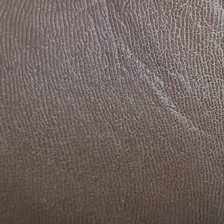
#> input picture data/dataset/test/normal/normal_11.jpg, 224 x 224 px
$ python -i inference.py   (imports and definitions only)
#> lines starting #> are read from the running program, lines starting #| are printed output that depends on the picture
import os
import gc
import traceback
import numpy as np
import cv2
from PIL import Image


class DiabCareModel:
    def __init__(self):
        self.session = None
        self.demo_mode = True
        self.model_path = os.path.join(os.path.dirname(__file__), 'best.onnx')
        self.classes = ['Normal', 'Ulcer']
        self._check_model()

    def _check_model(self):
        if not os.path.exists(self.model_path):
            self.demo_mode = True
            print("No best.onnx - running DEMO mode.")
            return
        self.demo_mode = False
        print(f"Found trained model: {self.model_path}")

    def _load_session(self):
        if self.session is not None:
            return self.session
        try:
            import onnxruntime as ort
            opts = ort.SessionOptions()
            opts.inter_op_num_threads = 1
            opts.intra_op_num_threads = 2
            opts.graph_optimization_level = ort.GraphOptimizationLevel.ORT_ENABLE_ALL
            self.session = ort.InferenceSession(self.model_path, opts)
            return self.session
        except Exception as e:
            print(f"ONNX load error: {e}")
            self.demo_mode = True
            return None

    def _unload(self):
        if self.session is not None:
            del self.session
            self.session = None
            gc.collect()

    def _demo_result(self):
        return 'Normal', 0.5, None

    def preprocess(self, image_path):
        img = cv2.imread(image_path)
#> img is the input picture: shape (224, 224, 3); mean B, G, R 96, 99.7, 111.5
        if img is None:
            raise ValueError(f"Could not read image: {image_path}")
        h, w = img.shape[:2]
#> h = 224; w = 224
        max_side = 1024
        if max(h, w) > max_side:
            scale = max_side / float(max(h, w))
            img = cv2.resize(img, (int(w * scale), int(h * scale)),
                             interpolation=cv2.INTER_AREA)
            cv2.imwrite(image_path, img)
        img = cv2.cvtColor(img, cv2.COLOR_BGR2RGB)
        img_pil = Image.fromarray(img)
        return img_pil, img

    def generate_heatmap(self, img_array, prediction_confidence):
#> called with prediction_confidence = 0.5
        gray = cv2.cvtColor(img_array, cv2.COLOR_RGB2GRAY)
        blurred = cv2.GaussianBlur(gray, (21, 21), 0)
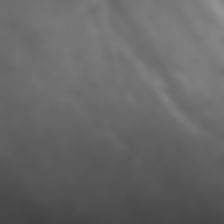
#> blurred: shape (224, 224); min 67, max 147, mean 102.9
        heatmap = cv2.applyColorMap(blurred, cv2.COLORMAP_JET)
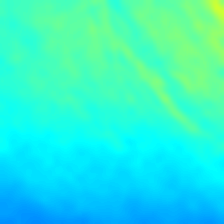
#> heatmap: shape (224, 224, 3); mean B, G, R 210.4, 238.9, 45.2
        heatmap = cv2.cvtColor(heatmap, cv2.COLOR_BGR2RGB)
        if prediction_confidence > 0.5:
            overlay = cv2.addWeighted(img_array, 0.6, heatmap, 0.4, 0)
        else:
            overlay = cv2.addWeighted(img_array, 0.8, heatmap, 0.2, 0)
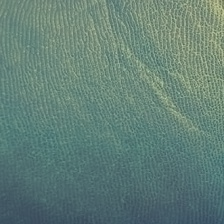
#> overlay: shape (224, 224, 3); mean R, G, B 98.3, 127.5, 118.9
        return overlay

    def predict(self, image_path):
        img_pil, img_array = self.preprocess(image_path)
        demo_note = None

        session = self._load_session() if not self.demo_mode else None

        if session is not None:
            try:
                # Resize to 224x224 for model input
                img_resized = img_pil.resize((320, 320), Image.BILINEAR)
                img_np = np.array(img_resized, dtype=np.float32) / 255.0
                img_np = (img_np - np.array([0.485, 0.456, 0.406], dtype=np.float32)) / np.array([0.229, 0.224, 0.225], dtype=np.float32)
                img_np = img_np.transpose(2, 0, 1)  # HWC -> CHW
                img_np = np.expand_dims(img_np, 0)   # add batch dim

                input_name = session.get_inputs()[0].name
                outputs = session.run(None, {input_name: img_np})
                probs = outputs[0][0]

                predicted_class = int(np.argmax(probs))
                confidence = float(probs[predicted_class])
                prediction = self.classes[predicted_class]
            except Exception:
                traceback.print_exc()
                prediction, confidence, demo_note = self._demo_result()
            finally:
                self._unload()
        else:
            prediction, confidence, demo_note = self._demo_result()

        risk_level = self._calculate_risk(confidence, prediction)

        heatmap = self.generate_heatmap(img_array, confidence)
        heatmap_filename = f"heatmap_{os.path.basename(image_path)}"
        heatmap_path = os.path.join(os.path.dirname(image_path), heatmap_filename)
        cv2.imwrite(heatmap_path, cv2.cvtColor(heatmap, cv2.COLOR_RGB2BGR))

        recommendations = self._get_recommendations(risk_level, prediction)
        if demo_note:
            recommendations = [demo_note] + recommendations

        return {
            'prediction': prediction,
            'confidence': round(confidence * 100, 2),
            'risk_level': risk_level,
            'risk_score': self._risk_score(confidence, prediction),
            'recommendations': recommendations,
            'heatmap_path': heatmap_path,
            'heatmap_url': f'/api/image/{heatmap_filename}',
            'demo_mode': self.demo_mode or demo_note is not None
        }

    def _calculate_risk(self, confidence, prediction):
        if prediction == 'Ulcer':
            return 'MEDIUM'
        else:
            if confidence > 0.7:
                return 'LOW'
            else:
                return 'UNCERTAIN'

    def _risk_score(self, confidence, prediction):
        if prediction == 'Ulcer':
            return round(confidence * 100, 1)
        else:
            return round((1 - confidence) * 100, 1)

    def _get_recommendations(self, risk_level, prediction):
        recommendations = {
            'HIGH': [
                'Urgent: Seek professional medical evaluation immediately',
                'Keep the affected area clean and dry',
                'Avoid putting pressure on the foot',
                'Document the wound with daily photos'
            ],
            'MEDIUM': [
                'Schedule a medical appointment for professional evaluation',
                'Monitor the area daily for changes',
                'Keep feet clean and properly moisturized',
                'Check blood glucose levels regularly'
            ],
            'LOW': [
                'Continue regular foot inspections',
                'Maintain proper foot hygiene',
                'Wear appropriate footwear',
                'Schedule routine diabetic foot screening'
            ],
            'UNCERTAIN': [
                'Retake the image with better lighting',
                'Ensure the foot is clean and dry',
                'Consult a healthcare professional for clarification',
                'Try a different angle for the photo'
            ]
        }
        return recommendations.get(risk_level, recommendations['UNCERTAIN'])

>>> result = DiabCareModel().predict('../../data/dataset/test/normal/normal_11.jpg')

$ run again, on data/dataset/test/normal/normal_13.jpg
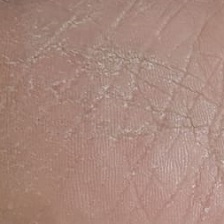
#> input picture data/dataset/test/normal/normal_13.jpg, 224 x 224 px
#> in preprocess, img is the input picture: shape (224, 224, 3); mean B, G, R 125.3, 136.3, 168.6
#> in generate_heatmap, `heatmap = cv2.applyColorMap(blurred, cv2.COLORMAP_JET)`:
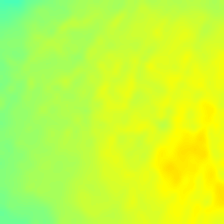
#> heatmap: shape (224, 224, 3); mean B, G, R 60, 254.2, 195.9
#> in generate_heatmap, `overlay = cv2.addWeighted(img_array, 0.8, heatmap, 0.2, 0)`:
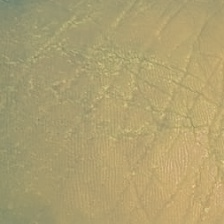
#> overlay: shape (224, 224, 3); mean R, G, B 174.1, 159.9, 112.3

$ run again, on data/dataset/test/normal/normal_15.jpg
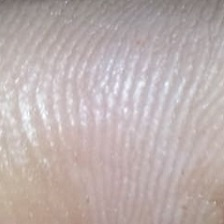
#> input picture data/dataset/test/normal/normal_15.jpg, 224 x 224 px
#> in preprocess, img is the input picture: shape (224, 224, 3); mean B, G, R 174.5, 175.8, 188.4
#> in generate_heatmap, `heatmap = cv2.applyColorMap(blurred, cv2.COLORMAP_JET)`:
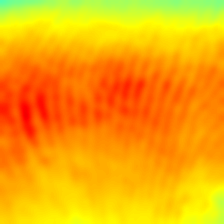
#> heatmap: shape (224, 224, 3); mean B, G, R 6.5, 167.9, 248.6
#> in generate_heatmap, `overlay = cv2.addWeighted(img_array, 0.8, heatmap, 0.2, 0)`:
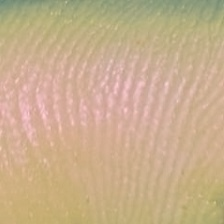
#> overlay: shape (224, 224, 3); mean R, G, B 200.5, 174.2, 140.9

$ run again, on data/dataset/test/normal/normal_16.jpg
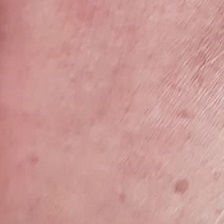
#> input picture data/dataset/test/normal/normal_16.jpg, 224 x 224 px
#> in preprocess, img is the input picture: shape (224, 224, 3); mean B, G, R 149.3, 153.3, 203.1
#> in generate_heatmap, `heatmap = cv2.applyColorMap(blurred, cv2.COLORMAP_JET)`:
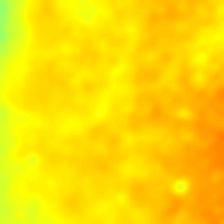
#> heatmap: shape (224, 224, 3); mean B, G, R 3.2, 218, 251.9
#> in generate_heatmap, `overlay = cv2.addWeighted(img_array, 0.8, heatmap, 0.2, 0)`:
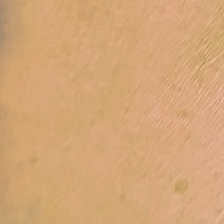
#> overlay: shape (224, 224, 3); mean R, G, B 212.8, 166.2, 120.1
